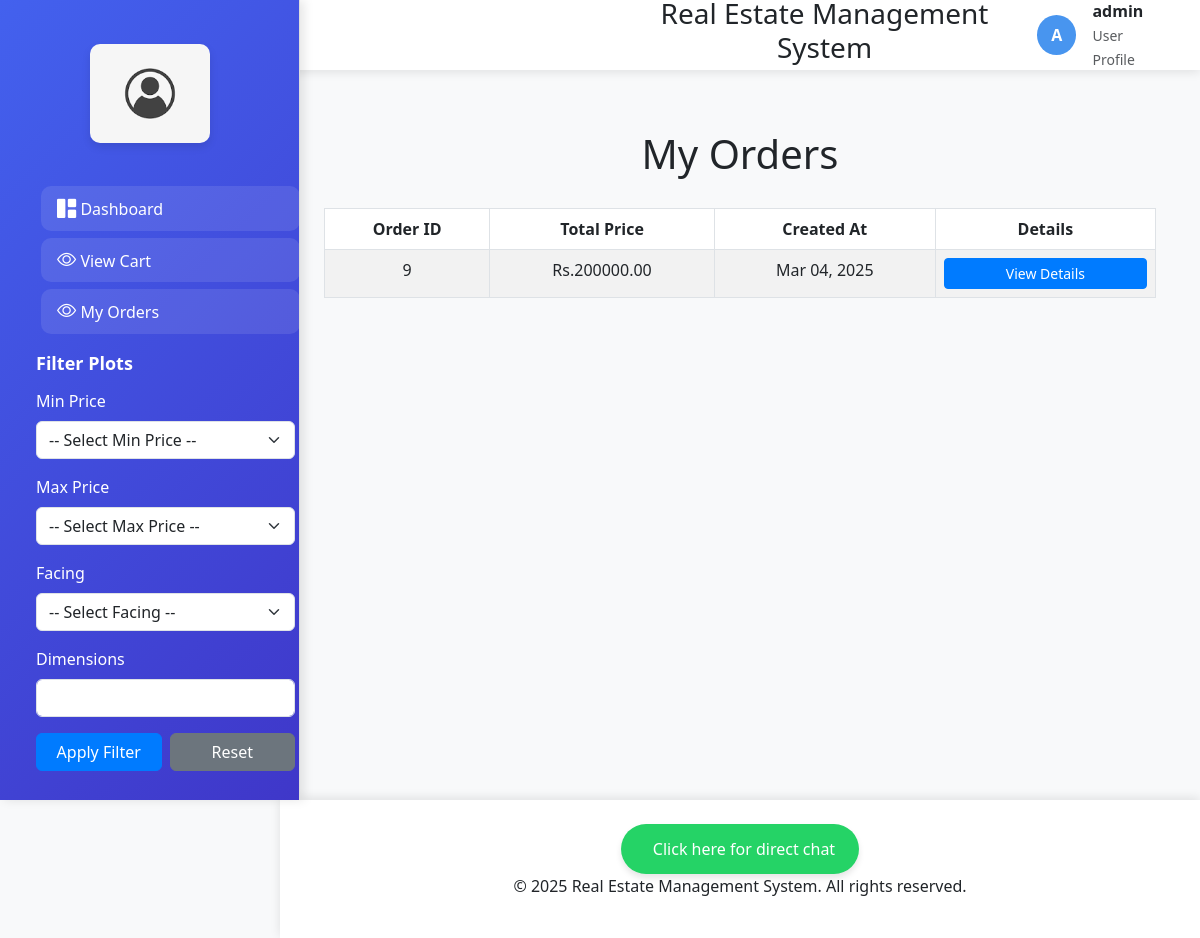
/my-orders/ (signed in), run on the app's committed database.
### properties/models.py (models this page shows, shortened)
class Order(models.Model):
    user = models.ForeignKey(User, on_delete=models.CASCADE)  # ForeignKey to the User model
    total_price = models.DecimalField(max_digits=10, decimal_places=2)  # Total price of the order
    created_at = models.DateTimeField(default=timezone.now)
    class Meta:
        verbose_name = 'Order'
        verbose_name_plural = 'Orders'

### properties/views.py (the view)
# urls.py: path('my-orders/', views.my_orders, name='my_orders'),
@login_required
def my_orders(request):
    orders = Order.objects.filter(user=request.user).order_by('-created_at')  # Fetch orders for the logged-in user
    return render(request, 'my_orders.html', {'orders': orders})

### properties/templates/my_orders.html (shortened to what this page needs)
{% extends 'base.html' %}
{% block content %}
<!DOCTYPE html>
<html lang="en">
<head>
    <link href="https://cdn.jsdelivr.net/npm/bootstrap@5.3.0-alpha1/dist/css/bootstrap.min.css" rel="stylesheet">
</head>
<body>
    <div class="container">
        <h1>My Orders</h1>
        <table class="table table-bordered table-striped">
            <thead class="thead-dark">
                <tr>
                    <th>Order ID</th>
                    <th>Total Price</th>
                    <th>Created At</th>
                    <th>Details</th>
                </tr>
            </thead>
            <tbody>
                {% for order in orders %}
                    <tr>
                        <td>{{ order.id }}</td>
                        <td>Rs.{{ order.total_price }}</td>
                        <td>{{ order.created_at|date:"M d, Y" }}</td>
                        <td>
                            <a href="{% url 'order_details' order.id %}" class="btn btn-primary btn-sm">View Details</a>
                        </td>
                    </tr>
                {% empty %}
                    <tr>
                        <td colspan="4" class="text-center">No orders found.</td>
                    </tr>
                {% endfor %}
            </tbody>
        </table>
    </div>
</body>
</html>
{% endblock %}

### properties/templates/base.html (shortened to what this page needs)
{% load static %}
<!DOCTYPE html>
<html lang="en">
<head>
    <link href="https://cdn.jsdelivr.net/npm/bootstrap@5.3.0-alpha1/dist/css/bootstrap.min.css" rel="stylesheet">
    <link rel="stylesheet" href="https://cdn.jsdelivr.net/npm/bootstrap-icons@1.11.1/font/bootstrap-icons.css">
</head>
<body>
    <nav class="sidebar">
        <div class="logo-container">
            <img src="{% static 'images/logo4.png' %}" alt="Logo">
        </div>
        <div class="nav flex-column">
            <a class="nav-link active" href="{% url 'user_dashboard' %}">
                <i class="bi bi-grid-1x2-fill"></i>
                <span>Dashboard</span>
            </a>
            <a class="nav-link active" href="{% url 'view_cart' %}">
                <i class="bi bi-eye"></i>
                <span>View Cart</span>
            </a>
            <a class="nav-link active" href="{% url 'my_orders' %}">
                <i class="bi bi-eye"></i>
                <span>My Orders</span>
            </a>
            <div class="filter-section p-3">
                <h5 class="filter-title">Filter Plots</h5>
                <form method="GET" action="{% url 'user_dashboard' %}">
                    <div class="mb-3">
                        <label for="price_range_min" class="form-label">Min Price</label>
                        <select id="price_range_min" name="price_range_min" class="form-select">
                            <option value="">-- Select Min Price --</option>
                        </select>
                    </div>
                    <div class="mb-3">
                        <label for="price_range_max" class="form-label">Max Price</label>
                        <select id="price_range_max" name="price_range_max" class="form-select">
                            <option value="">-- Select Max Price --</option>
                        </select>
                    </div>
                    <div class="mb-3">
                        <label for="facing" class="form-label">Facing</label>
                        <select id="facing" name="facing" class="form-select">
                            <option value="">-- Select Facing --</option>
                        </select>
                    </div>
                    <div class="mb-3">
                        <label for="dimensions" class="form-label">Dimensions</label>
                        <input type="text" id="dimensions" name="dimensions" class="form-control" value="{{ dimensions }}">
                    </div>
                    <div class="d-flex gap-2">
                        <button type="submit" class="btn btn-primary">Apply Filter</button>
                        <a href="{% url 'user_dashboard' %}" class="btn btn-secondary">Reset</a>
                    </div>
                </form>
            </div>
        </div>
    </nav>
    <header class="main-header">
        <div class="header-content">
            <h3 class="text-center" style="margin-left:300px;">Real Estate Management System</h3>
            <div class="user-profile">
                <div class="user-avatar">
                    {{ user.username|make_list|first|upper }}
                </div>
                <div class="d-none d-md-block">
                    <div class="fw-bold">{{ user.username }}</div>
                    <small class="text-muted">User Profile</small>
                </div>
            </div>
        </div>
    </header>
    <main class="main-content">
        {% block content %}
        {% endblock %}
    </main>
<footer class="footer">
    <div class="footer-content">
        <a
            class="qlwapp-toggle whatsapp-link"
            href="https://web.whatsapp.com/send?phone=&amp;text=Hello!%20Istuti"
            target="_blank"
            role="button">
            <span>Click here for direct chat</span>
        </a>
        <p class="footer-text">&copy; 2025 Real Estate Management System. All rights reserved.</p>
    </div>
</footer>
</body>
</html>

### properties/templates/base.html (style rules this page uses)
:root { --primary-color: #4361ee; --secondary-color: #3f37c9; --accent-color: #4895ef; --text-color: #2b2d42; --bg-light: #f8f9fa; --sidebar-width: 280px; }
body { font-family: 'Segoe UI', system-ui, -apple-system, sans-serif; background-color: #f0f2f5; color: var(--text-color); }
.sidebar { position: fixed; top: 0; left: 0; height: 100vh; width: var(--sidebar-width); background: linear-gradient(135deg, var(--primary-color), var(--secondary-color)); color: white; padding-top: 1rem; z-index: 1000; box-shadow: 4px 0 10px rgba(0, 0, 0, 0.1); transition: all 0.3s ease; }
.sidebar .logo-container { padding: 1.5rem; text-align: center; margin-bottom: 1rem; }
.sidebar .logo-container img { width: 120px; height: auto; border-radius: 10px; box-shadow: 0 4px 8px rgba(0, 0, 0, 0.1); }
.nav-link { color: rgba(255, 255, 255, 0.8); padding: 1rem 1.5rem; margin: 0.2rem 1rem; border-radius: 10px; transition: all 0.3s ease; display: flex; align-items: center; gap: 10px; }
.nav-link:hover, .nav-link.active { background-color: rgba(255, 255, 255, 0.1); color: white; transform: translateX(5px); }
.nav-link i { font-size: 1.2rem; }
.main-header { position: fixed; top: 0; right: 0; left: var(--sidebar-width); height: 70px; background: white; box-shadow: 0 2px 10px rgba(0, 0, 0, 0.1); z-index: 999; padding: 0 2rem; }
.header-content { display: flex; justify-content: space-between; align-items: center; height: 100%; }
.user-profile { display: flex; align-items: center; gap: 1rem; }
.user-avatar { width: 40px; height: 40px; border-radius: 50%; background: var(--accent-color); color: white; display: flex; align-items: center; justify-content: center; font-weight: bold; }
.main-content { margin-left: var(--sidebar-width); padding: 90px 2rem 2rem; min-height: 100vh; }
.footer { margin-left: var(--sidebar-width); padding: 1.5rem; background: white; text-align: center; box-shadow: 0 -2px 10px rgba(0, 0, 0, 0.1); }
.btn-primary { background: var(--primary-color); border: none; border-radius: 10px; padding: 0.5rem 1.5rem; transition: all 0.3s ease; }
.sidebar { width: 300px; background-color: #f8f9fa; border-right: 1px solid #ddd; position: fixed; top: 0; left: 0; height: 100vh; overflow-y: auto; padding: 20px; }
.filter-section { margin-bottom: 20px; }
.filter-title { font-size: 18px; font-weight: bold; margin-bottom: 15px; }
.btn { width: 100%; }
.footer .whatsapp-link { display: inline-flex; align-items: center; gap: 0.5rem; background-color: #25d366; color: white; font-size: 1rem; font-weight: 500; padding: 0.8rem 1.5rem; border-radius: 30px; text-decoration: none; transition: all 0.3s ease; box-shadow: 0 4px 6px rgba(0, 0, 0, 0.1); }

### properties/templates/my_orders.html (style rules this page uses)
body { background-color: #f8f9fa; }
.container { margin-top: 40px; }
.table th, .table td { text-align: center; }
.btn-primary { background-color: #007bff; border-color: #007bff; }
h1 { text-align: center; margin-bottom: 30px; }

### data on the page
Order: id "9", total_price "200000.00", created_at "Mar 04, 2025"

### other printed values
{{ user.username|make_list|first|upper }} "A"
{{ user.username }} "admin"
